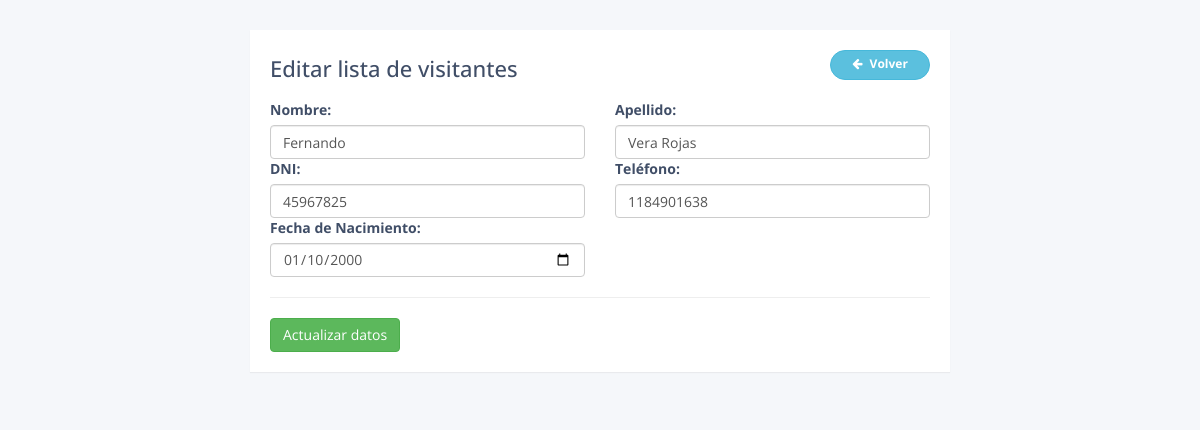
The page /visitantes/update.php?id_visitantes=4 on the database its author committed.
### tables this page shows
CREATE TABLE `visitantes` (
  `id_visitantes` int(10) UNSIGNED NOT NULL,
  `nombre` varchar(50) NOT NULL,
  `apellido` varchar(50) NOT NULL,
  `dni` varchar(8) NOT NULL,
  `telefono` varchar(11) NOT NULL,
  `fecha_nac` date NOT NULL
);

### visitantes/database.php (called while the page is built, shortened)
<?php
	class Database{
		private $con;
		private $dbhost="localhost";
		private $dbuser="root";
		private $dbpass="";
		private $dbname="museo";
		public function connect_db(){
			$this->con = mysqli_connect($this->dbhost, $this->dbuser, $this->dbpass, $this->dbname);
		}
		public function single_record($id_visitantes){
			$sql = "SELECT * FROM visitantes where id_visitantes='$id_visitantes'";
			$res = mysqli_query($this->con, $sql);
			$return = mysqli_fetch_object($res );
			return $return ;
		}
	}
?>

### visitantes/update.php (the view, shortened to what this page needs)
<?php
	if (isset($_GET['id_visitantes'])){
		$id_visitantes=intval($_GET['id_visitantes']);
	} else {
		header("location:index.php");
	}
?>
<!DOCTYPE html>
<html lang="en">
<head>
<link rel="stylesheet" href="https://maxcdn.bootstrapcdn.com/font-awesome/4.7.0/css/font-awesome.min.css">
<link rel="stylesheet" href="https://maxcdn.bootstrapcdn.com/bootstrap/3.3.7/css/bootstrap.min.css">
<link rel="stylesheet" href="../css/custom.css">
</head>
<body>
    <div class="container">
        <div class="table-wrapper">
            <div class="table-title">
                <div class="row">
                    <div class="col-sm-8"><h2>Editar lista de visitantes</h2></div>
                    <div class="col-sm-4">
                        <a href="index.php" class="btn btn-info add-new"><i class="fa fa-arrow-left"></i> Volver</a>
                    </div>
                </div>
            </div>
            <?php
				include ("database.php");
				$visitantes = new Database();
					?>
					<?php
				$datos_visitantes=$visitantes->single_record($id_visitantes);
			?>
			<div class="row">
				<form method="post">
				<div class="col-md-6">
					<label>Nombre:</label>
					<input type="text" name="nombre" id="nombre" class='form-control' maxlength="100" required  value="<?php echo $datos_visitantes->nombre;?>">
				</div>
				<div class="col-md-6">
					<label>Apellido:</label>
					<input type="text" name="apellido" id="apellido" class='form-control' maxlength="100" required value="<?php echo $datos_visitantes->apellido;?>">
				</div>
				<div class="col-md-6">
					<label>DNI:</label>
					<input type="text"  name="dni" id="dni" class='form-control' maxlength="255" required value="<?php echo $datos_visitantes->dni;?>">
				</div>
				<div class="col-md-6">
					<label>Teléfono:</label>
					<input type="text" name="telefono" id="telefono" class='form-control' maxlength="15" required value="<?php echo $datos_visitantes->telefono;?>">
				</div>
				<div class="col-md-6">
					<label>Fecha de Nacimiento:</label>
					<input type="date" name="fecha_nac" id="fecha_nac" class='form-control' maxlength="64" required value="<?php echo $datos_visitantes->fecha_nac;?>">
				</div>
				<div class="col-md-12 pull-right">
				<hr>
					<button type="submit" class="btn btn-success">Actualizar datos</button>
				</div>
				</form>
			</div>
        </div>
    </div>
</body>
</html>

### css/custom.css (style rules this page uses)
body { color: #404E67; background: #F5F7FA; font-family: 'Open Sans', sans-serif; }
.table-wrapper { width: 700px; margin: 30px auto; background: #fff; padding: 20px; box-shadow: 0 1px 1px rgba(0,0,0,.05); }
.table-title { padding-bottom: 10px; margin: 0 0 10px; }
.table-title h2 { margin: 6px 0 0; font-size: 22px; }
.table-title .add-new { float: right; height: 30px; font-weight: bold; font-size: 12px; text-shadow: none; min-width: 100px; border-radius: 50px; line-height: 13px; }
.table-title .add-new i { margin-right: 4px; }

### rows shown on the page
visitantes: nombre "Fernando", apellido "Vera Rojas", dni "45967825", telefono "1184901638", fecha_nac "01/10/2000"
